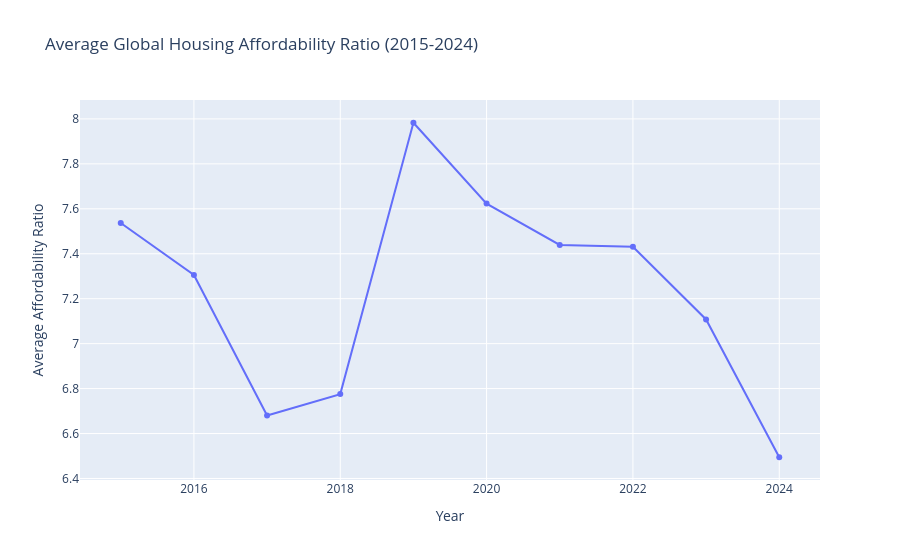

The notebook cell saved with this chart:
### Markdown cell above
### 5.5 Affordability Ratio Over Time (Line Plot)
Tracking the average affordability ratio globally over the years 2015-2024.

### Code cell
# Calculating average affordability ratio per year
avg_affordability_time = df.groupby('Year')['Affordability Ratio'].mean().reset_index()

# Creating the line plot
fig_afford_time = px.line(avg_affordability_time,
                          x='Year',
                          y='Affordability Ratio',
                          title='Average Global Housing Affordability Ratio (2015-2024)',
                          labels={'Affordability Ratio': 'Average Affordability Ratio (Lower is Better)', 'Year': 'Year'}, 
                          markers=True) # Showing markers for each year

fig_afford_time.update_layout(xaxis_title="Year", yaxis_title="Average Affordability Ratio") 
fig_afford_time.write_html("5.5.html")
fig_afford_time.show() # Displaying the plot

### Figure 1 — Plotly figure (JSON) as saved in the notebook; plotly's stock layout.template omitted (floating-point values rounded to 4 significant figures)
{"data": [{"hovertemplate": "Year=%{x}<br>Average Affordability Ratio (Lower is Better)=%{y}<extra></extra>", "legendgroup": "", "line": {"color": "#636efa", "dash": "solid"}, "marker": {"symbol": "circle"}, "mode": "lines+markers", "name": "", "orientation": "v", "showlegend": false, "type": "scatter", "x": [2015, 2016, 2017, 2018, 2019, 2020, 2021, 2022, 2023, 2024], "xaxis": "x", "y": [7.537, 7.306, 6.68, 6.776, 7.983, 7.623, 7.439, 7.431, 7.108, 6.494], "yaxis": "y"}], "layout": {"autosize": true, "legend": {"tracegroupgap": 0}, "title": {"text": "Average Global Housing Affordability Ratio (2015-2024)"}, "xaxis": {"anchor": "y", "autorange": true, "domain": [0, 1], "range": [2014.0, 2025.0], "title": {"text": "Year"}, "type": "linear"}, "yaxis": {"anchor": "x", "autorange": true, "domain": [0, 1], "range": [6.372, 8.106], "title": {"text": "Average Affordability Ratio"}, "type": "linear"}}}
